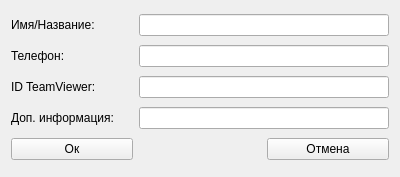
<?xml version="1.0" encoding="UTF-8"?>
<ui version="4.0">
 <class>editDialog</class>
 <widget class="QWidget" name="editDialog">
  <property name="geometry">
   <rect>
    <x>0</x>
    <y>0</y>
    <width>400</width>
    <height>177</height>
   </rect>
  </property>
  <property name="windowTitle">
   <string>Form</string>
  </property>
  <layout class="QGridLayout" name="gridLayout">
   <item row="4" column="2">
    <widget class="QPushButton" name="btn_cancel">
     <property name="text">
      <string>Отмена</string>
     </property>
    </widget>
   </item>
   <item row="4" column="0">
    <widget class="QPushButton" name="btn_ok">
     <property name="text">
      <string>Ок</string>
     </property>
    </widget>
   </item>
   <item row="3" column="0">
    <widget class="QLabel" name="label_4">
     <property name="text">
      <string>Доп. информация:</string>
     </property>
    </widget>
   </item>
   <item row="3" column="1" colspan="2">
    <widget class="QLineEdit" name="noteLedit"/>
   </item>
   <item row="2" column="1" colspan="2">
    <widget class="QLineEdit" name="tvLedit"/>
   </item>
   <item row="2" column="0">
    <widget class="QLabel" name="label_3">
     <property name="text">
      <string>ID TeamViewer:</string>
     </property>
    </widget>
   </item>
   <item row="1" column="0">
    <widget class="QLabel" name="label_2">
     <property name="text">
      <string>Телефон:</string>
     </property>
    </widget>
   </item>
   <item row="0" column="0">
    <widget class="QLabel" name="label">
     <property name="text">
      <string>Имя/Название:</string>
     </property>
    </widget>
   </item>
   <item row="1" column="1" colspan="2">
    <widget class="QLineEdit" name="phoneLedit"/>
   </item>
   <item row="0" column="1" colspan="2">
    <widget class="QLineEdit" name="nameLedit"/>
   </item>
  </layout>
 </widget>
 <tabstops>
  <tabstop>nameLedit</tabstop>
  <tabstop>phoneLedit</tabstop>
  <tabstop>tvLedit</tabstop>
  <tabstop>noteLedit</tabstop>
  <tabstop>btn_ok</tabstop>
  <tabstop>btn_cancel</tabstop>
 </tabstops>
 <resources/>
 <connections>
  <connection>
   <sender>btn_cancel</sender>
   <signal>clicked()</signal>
   <receiver>editDialog</receiver>
   <slot>deleteLater()</slot>
   <hints>
    <hint type="sourcelabel">
     <x>281</x>
     <y>155</y>
    </hint>
    <hint type="destinationlabel">
     <x>232</x>
     <y>156</y>
    </hint>
   </hints>
  </connection>
 </connections>
</ui>
